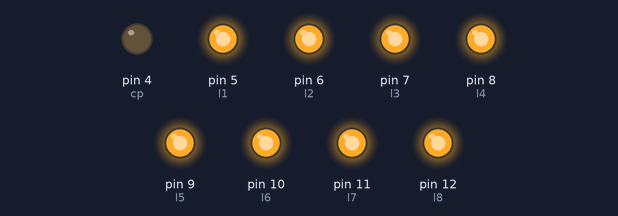
Simulated run of this sketch. Board: Arduino Uno, built with avr-gcc and run on an emulated ATmega328P. Shown: output pins drawn as LEDs (lit = HIGH).

Above: at 0.1 s.
Timing chart, 0 to 1.6 s (numbered marks = the images above):
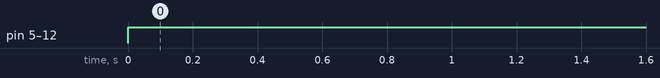

Measured:
- by itself, pin 5 (l1), pin 6 (l2), pin 7 (l3), pin 8 (l4), pin 9 (l5), pin 10 (l6), pin 11 (l7), pin 12 (l8): LOW → HIGH at 0.00 s

The sketch:

sketch_dec04b11.ino
```cpp
int ds=2;
int latch=3;
int cp=4;

int l1=5;
int l2=6;
int l3=7;
int l4=8;
int l5=9;
int l6=10;
int l7=11;
int l8=12;


byte leds = 0;

void setup()
{
  Serial.begin(9600);
  pinMode(ds,OUTPUT);
  pinMode(cp,OUTPUT);
  pinMode(latch,OUTPUT);

  pinMode(l1,OUTPUT);
  pinMode(l2,OUTPUT);
  pinMode(l3,OUTPUT);
  pinMode(l4,OUTPUT);
  pinMode(l5,OUTPUT);
  pinMode(l6,OUTPUT);
  pinMode(l7,OUTPUT);
  pinMode(l8,OUTPUT);

 reset();
}

void reset()
{
  digitalWrite(l1,LOW);
  digitalWrite(l2,LOW);
  digitalWrite(l3,LOW);
  digitalWrite(l4,LOW);
  digitalWrite(l5,LOW);
  digitalWrite(l6,LOW);
  digitalWrite(l7,LOW);
  digitalWrite(l8,LOW);
}

void set()
{
  digitalWrite(l1,HIGH);
  digitalWrite(l2,HIGH);
  digitalWrite(l3,HIGH);
  digitalWrite(l4,HIGH);
  digitalWrite(l5,HIGH);
  digitalWrite(l6,HIGH);
  digitalWrite(l7,HIGH);
  digitalWrite(l8,HIGH);
}


void loop()
{
  set();
}
```
